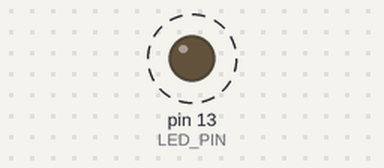
The sketch below on a simulated Arduino Uno, built with avr-gcc and run on an emulated ATmega328P. On the bench: output pins drawn as LEDs (lit = HIGH). Dashed ring = blinking. Sleep ends after the set time or at an interrupt.

Above: at 0.4 s.
Timing chart, 0 to 3.0 s (numbered marks = the images above):
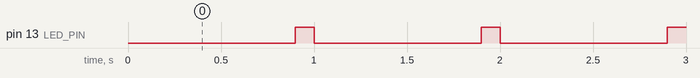

Measured:
- by itself, pin 13 (LED_PIN): alternates HIGH for 0.10 s and LOW for 0.90 s

The sketch:

Les3Opdr3.ino
```cpp
#define F_CPU 16000000UL
#include <avr/io.h>
#include <avr/interrupt.h>
#include <avr/sleep.h>

#define LED_PIN PB5

// Start with LED OFF, so first period = 0.9 s
volatile uint8_t led_on = 0;

ISR(TIMER1_COMPA_vect)
{
    if (led_on)
    {
        // LED currently ON → turn OFF
        PORTB &= ~(1 << LED_PIN);
        OCR1A = 14063;   // 0.9 s delay (15625 * 0.9)
        led_on = 0;
    }
    else
    {
        // LED currently OFF → turn ON
        PORTB |= (1 << LED_PIN);
        OCR1A = 1563;    // 0.1 s delay (15625 * 0.1)
        led_on = 1;
    }
}

int main(void)
{
    // --- Configure LED pin as output ---
    DDRB |= (1 << LED_PIN);
    PORTB &= ~(1 << LED_PIN);

    // --- Timer1 setup ---
    TCCR1A = 0;
    TCCR1B = (1 << WGM12) | (1 << CS12) | (1 << CS10);  // CTC mode, prescaler = 1024
    OCR1A  = 14063;             // Start with LED off → 0.9 s period
    TIMSK1 = (1 << OCIE1A);     // Enable compare match interrupt

    // --- Sleep mode setup ---
    set_sleep_mode(SLEEP_MODE_IDLE);
    sleep_enable();

    sei();   // Enable global interrupts

    while (1)
    {
        sleep_cpu();   // Sleep between timer interrupts
    }
}
```
